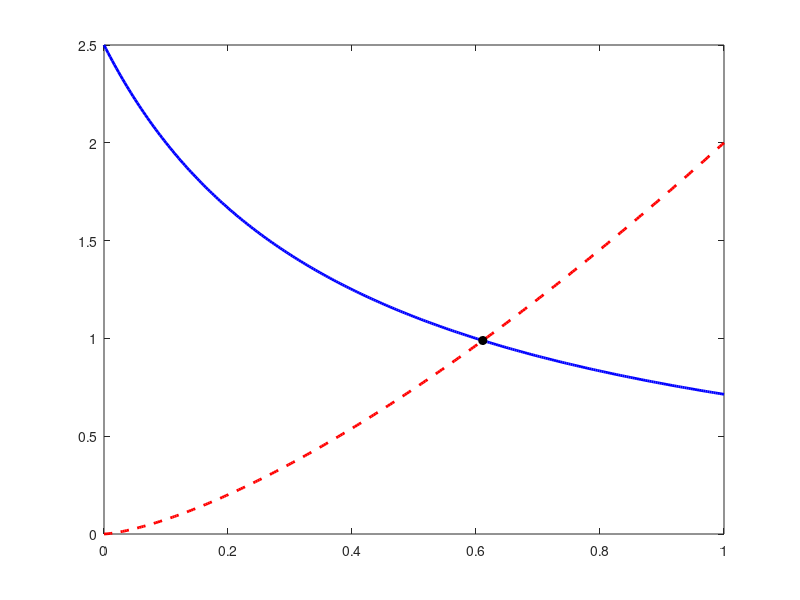

MATLAB code for this plot: (Note: this script raises an error after producing the figure.)
%[text] # Class 1: solving the labor supply model in MATLAB
%[text] **Companion to Exercise 1, 2026/2027.** We find optimal hours numerically and recreate the marginal-benefit/marginal-cost diagram in the [seminar solutions](seminar_class_1.pdf). Open this plain-text live script in MATLAB's Live Editor and click **Run**. It uses only base MATLAB and needs no supporting files. Run the sections in order.
%[text] We follow the solutions and write household hours as $h$. In Exercise 2, $n$ denotes hours hired by the firm. Here the wage and profit income are given to the household: we are solving a **partial-equilibrium** problem.

%%
%[text] ## 1. The model and a numerical example
%[text] The household chooses hours between zero and one. It receives wage income and nonlabor income (for example, profits), and spends its income on consumption:
%[text] $c=wh+\\Pi,\\qquad U(c,h)=\\log c-\\theta\\frac{h^{1+1/\\varepsilon}}{1+1/\\varepsilon}.$
%[text] Substituting the budget constraint into utility and differentiating with respect to hours gives:
%[text] $\\underbrace{\\frac{w}{wh+\\Pi}}\_{\\text{marginal benefit (LHS)}}=\\underbrace{\\theta h^{1/\\varepsilon}}\_{\\text{marginal cost (RHS)}}.$
%[text] The equation defines optimal hours implicitly. For arbitrary positive profit income and elasticity, we cannot generally isolate hours in an elementary closed-form expression. Some special cases can be solved explicitly; we return to zero profit income below.
%[text] Choose the following illustrative values. As in the exercise, theta exceeds one. Keep profit income positive in sections 1--3 so the LHS is defined even at zero hours. The MATLAB name `Pi` means profit income; lowercase `pi` is MATLAB's circle constant.
w = 1;          % Wage
Pi = 0.4;       % Profit income, held fixed by the household
theta = 2;      % Weight on the disutility of work (greater than one)
epsilon = 0.7;  % Labor supply elasticity parameter (positive)

%%
%[text] ## 2. Find the intersection with fzero
%[text] Define the two sides as functions of hours. The expression `@(h)` creates a small function whose input is `h`. Dots in `./` and `.^` let us also evaluate the functions at a whole list of hours when drawing the plot.
LHS = @(h) w ./ (w .* h + Pi);
RHS = @(h) theta .* h.^(1 / epsilon);
%[text] Subtract the RHS from the LHS. We want the value of hours that makes this difference zero:
%[text] $F(h)=\\mathrm{LHS}(h)-\\mathrm{RHS}(h)=0.$
F = @(h) LHS(h) - RHS(h);
h_star = fzero(F, [0, 1]);
c_star = w * h_star + Pi;

fprintf('Optimal hours:       h* = %.6f\n', h_star);
fprintf('Optimal consumption: c* = %.6f\n', c_star);
fprintf('LHS minus RHS at h*:      %.2e\n', F(h_star));
%[text] **Why use the interval [0, 1]?** At zero hours, the marginal benefit is positive and the marginal cost is zero, so `F(0)` is positive. At one hour, the marginal benefit is at most one and the marginal cost equals theta, which exceeds one. Thus `F(1)` is negative. `fzero` searches between these endpoints for a sign-changing root.
%[text] The LHS decreases with hours while the RHS increases, so there is exactly one intersection. Below it, working more raises utility; above it, working more lowers utility. The root is therefore the household's optimum. A residual close to zero in the printed output tells us the two sides agree numerically.

%%
%[text] ## 3. Recreate the diagram in the solutions
%[text] `linspace(0,1,300)` creates 300 equally spaced hours values. Evaluate each side of the first-order condition on this grid and plot the two curves. The grid draws smooth curves; `fzero` has already found the optimum independently of this grid.
h_grid = linspace(0, 1, 300);

figure('Color', 'w');
plot(h_grid, LHS(h_grid), 'b-', 'LineWidth', 2);
hold on
plot(h_grid, RHS(h_grid), 'r--', 'LineWidth', 2);
plot(h_star, LHS(h_star), 'ko', 'MarkerFaceColor', 'k');
xline(h_star, 'k:', 'h*', 'HandleVisibility', 'off');
hold off
xlabel('Hours worked, h');
ylabel('Marginal benefit / marginal cost');
title('Optimal hours: marginal benefit equals marginal cost');
legend('LHS: w / (wh + Pi)', 'RHS: theta h^{1/epsilon}', ...
    'Optimum', 'Location', 'best');
xlim([0, 1]);
grid on
%[text] The blue curve starts at the wage divided by profit income; the red curve starts at zero. Their intersection is the value printed above. This is a numerical version of the schematic in part (b) of the solutions.
%[text] **Try it:** raise profit income to 0.8 in section 1 and rerun the file. Predict which curve moves and whether optimal hours rise or fall. MATLAB's small functions remember the parameter values used when they were defined, so rerun section 2 after changing a parameter.

%%
%[text] ## 4. What happens when the wage rises?
%[text] We now solve the same equation at a sequence of wages, holding profit income fixed. A `for` loop repeats the same calculation for each wage; `zeros` reserves space to store the answers.
w_grid = linspace(0.5, 2, 50);
h_supply = zeros(size(w_grid));

for k = 1:length(w_grid)
    wage = w_grid(k);
    F_wage = @(h) wage ./ (wage .* h + Pi) - RHS(h);
    h_supply(k) = fzero(F_wage, [0, 1]);
end
%[text] For comparison, part (d) sets profit income to zero. In that special case the wage cancels from the first-order condition, leaving a closed-form answer:
%[text] $\\frac{1}{h}=\\theta h^{1/\\varepsilon}\\quad\\Longrightarrow\\quad h^\*=\\theta^{-\\varepsilon/(1+\\varepsilon)},\\qquad c^\*=wh^\*.$
h_zero_profit = theta^(-epsilon / (1 + epsilon));
%[text] We can also recover this answer numerically. Multiply the zero-profit condition by hours before calling `fzero`; this avoids evaluating the undefined expression `1/0` at the lower endpoint.
F_zero_profit = @(h) theta * h.^(1 + 1 / epsilon) - 1;
h_zero_numerical = fzero(F_zero_profit, [0, 1]);
fprintf('Zero profits, closed-form hours: %.6f\n', h_zero_profit);
fprintf('Zero profits, numerical hours:   %.6f\n', h_zero_numerical);

figure('Color', 'w');
plot(w_grid, h_supply, 'b-', 'LineWidth', 2);
hold on
yline(h_zero_profit, 'r--', 'LineWidth', 2);
hold off
xlabel('Wage, w');
ylabel('Optimal hours, h*');
title('Wage response: the role of profit income');
legend('Positive profit income (held fixed)', 'Zero profit income', ...
    'Location', 'best');
grid on
%[text] **Read the figure.** With positive profit income, optimal hours rise with the wage. Some consumption is financed by income that does not rise with the wage, so the income effect only partly offsets the stronger incentive to work. With zero profit income and log consumption utility, income and substitution effects exactly offset for hours. Consumption still rises with the wage.
%[text] **A distinction for Exercise 2.** Here wages and profits are exogenous. In the Robinson Crusoe equilibrium they are determined jointly with hours, and equilibrium hours do have a closed form. Do not substitute a profit function of the household's own hours into the household problem: the competitive household takes its profit income as given.

%[appendix]{"version":"1.0"}
%---
%[metadata:view]
%   data: {"layout":"inline","rightPanelPercent":35}
%---
